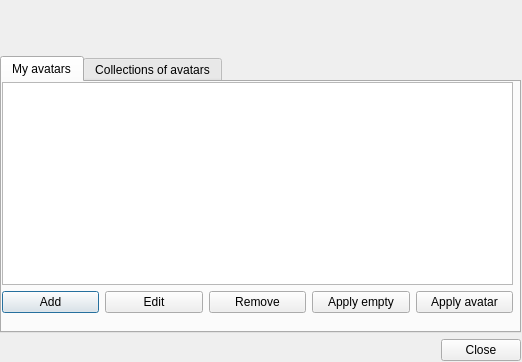
<?xml version="1.0" encoding="UTF-8"?>
<ui version="4.0">
 <class>uiMyAvatar</class>
 <widget class="QDialog" name="uiMyAvatar">
  <property name="geometry">
   <rect>
    <x>0</x>
    <y>0</y>
    <width>522</width>
    <height>362</height>
   </rect>
  </property>
  <property name="minimumSize">
   <size>
    <width>522</width>
    <height>362</height>
   </size>
  </property>
  <property name="maximumSize">
   <size>
    <width>522</width>
    <height>362</height>
   </size>
  </property>
  <property name="windowTitle">
   <string>My avatar</string>
  </property>
  <property name="windowIcon">
   <iconset resource="../scc.qrc">
    <normaloff>:/images/logo.png</normaloff>:/images/logo.png</iconset>
  </property>
  <widget class="QWidget" name="verticalLayoutWidget">
   <property name="geometry">
    <rect>
     <x>0</x>
     <y>0</y>
     <width>521</width>
     <height>361</height>
    </rect>
   </property>
   <layout class="QVBoxLayout" name="verticalLayout">
    <item>
     <layout class="QHBoxLayout" name="horizontalLayout_3">
      <item>
       <widget class="QLabel" name="label_my_avatar">
        <property name="minimumSize">
         <size>
          <width>50</width>
          <height>50</height>
         </size>
        </property>
        <property name="maximumSize">
         <size>
          <width>50</width>
          <height>50</height>
         </size>
        </property>
        <property name="text">
         <string/>
        </property>
        <property name="wordWrap">
         <bool>true</bool>
        </property>
       </widget>
      </item>
      <item>
       <widget class="QLabel" name="label_my_nick">
        <property name="styleSheet">
         <string notr="true">font-weight:bold;</string>
        </property>
        <property name="text">
         <string/>
        </property>
       </widget>
      </item>
     </layout>
    </item>
    <item>
     <widget class="QTabWidget" name="tabWidget">
      <property name="currentIndex">
       <number>0</number>
      </property>
      <widget class="QWidget" name="tab_1">
       <attribute name="title">
        <string>My avatars</string>
       </attribute>
       <widget class="QWidget" name="verticalLayoutWidget_3">
        <property name="geometry">
         <rect>
          <x>0</x>
          <y>0</y>
          <width>511</width>
          <height>231</height>
         </rect>
        </property>
        <layout class="QVBoxLayout" name="verticalLayout_3">
         <item>
          <widget class="QListWidget" name="listWidget_my_avatars">
           <property name="editTriggers">
            <set>QAbstractItemView::NoEditTriggers</set>
           </property>
           <property name="iconSize">
            <size>
             <width>50</width>
             <height>50</height>
            </size>
           </property>
           <property name="movement">
            <enum>QListView::Static</enum>
           </property>
           <property name="viewMode">
            <enum>QListView::IconMode</enum>
           </property>
          </widget>
         </item>
         <item>
          <layout class="QHBoxLayout" name="horizontalLayout_4">
           <item>
            <widget class="QPushButton" name="pushButton_add_avatar">
             <property name="text">
              <string>Add</string>
             </property>
            </widget>
           </item>
           <item>
            <widget class="QPushButton" name="pushButton_edit_avatar">
             <property name="text">
              <string>Edit</string>
             </property>
            </widget>
           </item>
           <item>
            <widget class="QPushButton" name="pushButton_remove_avatar">
             <property name="text">
              <string>Remove</string>
             </property>
            </widget>
           </item>
           <item>
            <widget class="QPushButton" name="pushButton_set_empty_avatar1">
             <property name="text">
              <string>Apply empty</string>
             </property>
            </widget>
           </item>
           <item>
            <widget class="QPushButton" name="pushButton_apply_avatar">
             <property name="text">
              <string>Apply avatar</string>
             </property>
            </widget>
           </item>
          </layout>
         </item>
        </layout>
       </widget>
      </widget>
      <widget class="QWidget" name="tab_2">
       <attribute name="title">
        <string>Collections of avatars</string>
       </attribute>
       <widget class="QWidget" name="verticalLayoutWidget_2">
        <property name="geometry">
         <rect>
          <x>0</x>
          <y>0</y>
          <width>511</width>
          <height>231</height>
         </rect>
        </property>
        <layout class="QVBoxLayout" name="verticalLayout_2">
         <item>
          <layout class="QHBoxLayout" name="horizontalLayout">
           <item>
            <widget class="QListWidget" name="listWidget_list_collections">
             <property name="maximumSize">
              <size>
               <width>110</width>
               <height>16777215</height>
              </size>
             </property>
             <property name="horizontalScrollBarPolicy">
              <enum>Qt::ScrollBarAlwaysOff</enum>
             </property>
             <property name="editTriggers">
              <set>QAbstractItemView::NoEditTriggers</set>
             </property>
            </widget>
           </item>
           <item>
            <widget class="QListWidget" name="listWidget_collections">
             <property name="editTriggers">
              <set>QAbstractItemView::NoEditTriggers</set>
             </property>
             <property name="iconSize">
              <size>
               <width>50</width>
               <height>50</height>
              </size>
             </property>
             <property name="movement">
              <enum>QListView::Static</enum>
             </property>
             <property name="viewMode">
              <enum>QListView::IconMode</enum>
             </property>
            </widget>
           </item>
          </layout>
         </item>
         <item>
          <layout class="QHBoxLayout" name="horizontalLayout_2">
           <item>
            <spacer name="horizontalSpacer_2">
             <property name="orientation">
              <enum>Qt::Horizontal</enum>
             </property>
             <property name="sizeHint" stdset="0">
              <size>
               <width>40</width>
               <height>20</height>
              </size>
             </property>
            </spacer>
           </item>
           <item>
            <widget class="QPushButton" name="pushButton_set_empty_avatar2">
             <property name="text">
              <string>Apply empty</string>
             </property>
            </widget>
           </item>
           <item>
            <widget class="QPushButton" name="pushButton_apply_collection_avatar">
             <property name="text">
              <string>Apply avatar</string>
             </property>
            </widget>
           </item>
           <item>
            <spacer name="horizontalSpacer">
             <property name="orientation">
              <enum>Qt::Horizontal</enum>
             </property>
             <property name="sizeHint" stdset="0">
              <size>
               <width>40</width>
               <height>20</height>
              </size>
             </property>
            </spacer>
           </item>
          </layout>
         </item>
        </layout>
       </widget>
      </widget>
     </widget>
    </item>
    <item>
     <widget class="QDialogButtonBox" name="buttonBox">
      <property name="orientation">
       <enum>Qt::Horizontal</enum>
      </property>
      <property name="standardButtons">
       <set>QDialogButtonBox::Close</set>
      </property>
     </widget>
    </item>
   </layout>
  </widget>
 </widget>
 <resources>
  <include location="../scc.qrc"/>
 </resources>
 <connections/>
</ui>
